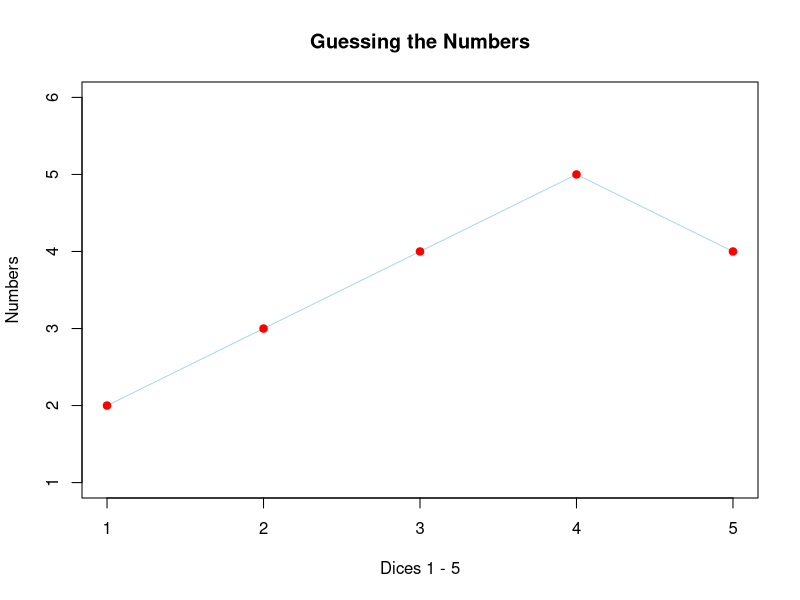

Write R code to recreate this figure.
## ---- chunk 1
code <- sample.int(6, 5, replace=T)
print(code)
## ---- chunk 2
plot(code, xlab='Dices 1 - 5', col='lightblue',main='Guessing the Numbers',
           type="l", ylim=c(1, 6), ylab="Numbers")
      points(code, col="red", pch=19)  
## ---- chunk 3
print(paste("code:  ", code[1], code[2], code[3], code[4], code[5]))
guess <- sample.int(6, 5, replace=T)
print(paste("guess: ", guess[1], guess[2], guess[3], guess[4], guess[5]))
print(paste("correct numbers: ", sum(guess==code)))
## ---- chunk 4
print(paste("sort(code) : ", sort(code)[1], sort(code)[2], sort(code)[3], sort(code)[4], sort(code)[5]))
print(paste("sort(guess): ", sort(guess)[1], sort(guess)[2], sort(guess)[3], sort(guess)[4], sort(guess)[5]))
print(paste("correct numbers, if in order: ", sum(sort(guess)==sort(code))))
